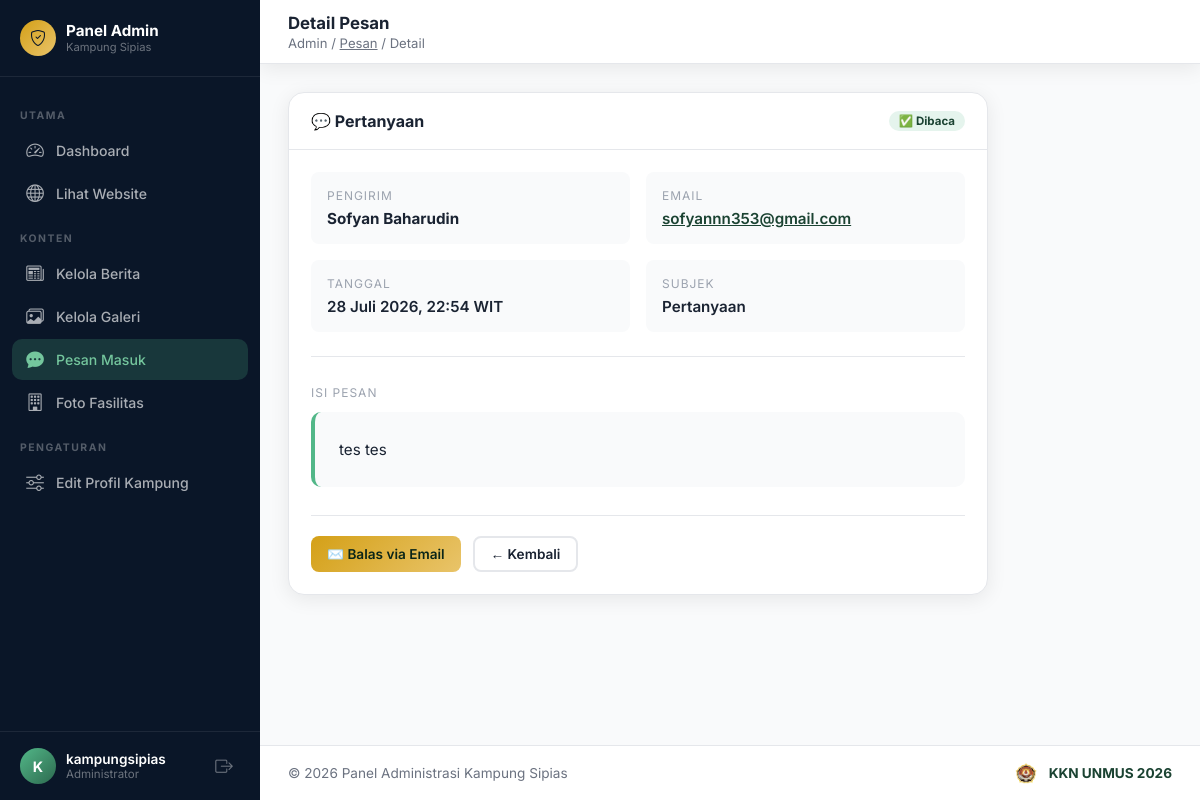
/admin-panel/pesan/1/ (signed in), run on the app's committed database.
### core/models.py (models this page shows, shortened)
class PesanKontak(models.Model):
    nama = models.CharField(max_length=100)
    email = models.EmailField()
    subjek = models.CharField(max_length=200)
    pesan = models.TextField()
    dibaca = models.BooleanField(default=False)
    tanggal = models.DateTimeField(auto_now_add=True)
    class Meta:
        ordering = ['-tanggal']
        verbose_name = 'Pesan Kontak'
        verbose_name_plural = 'Pesan Kontak'

### core/admin_views.py (the view)
# urls.py: path('pesan/<int:pk>/', admin_views.admin_pesan_detail, name='admin_pesan_detail'),
@login_required(login_url='/admin-panel/login/')
def admin_pesan_detail(request, pk):
    pesan = get_object_or_404(PesanKontak, pk=pk)
    pesan.dibaca = True
    pesan.save()
    return render(request, 'admin_panel/pesan_detail.html', {'pesan': pesan})

### core/context_processors.py (called while the page is built)
def profil_context(request):
    try:
        profil = ProfilKampung.objects.first()
    except Exception:
        profil = None
    return {
        'profil': profil
    }

### templates/admin_panel/pesan_detail.html (shortened to what this page needs)
{% extends 'admin_panel/base_admin.html' %}
{% block page_title %}Detail Pesan{% endblock %}
{% block breadcrumb %}Admin / <a href="{% url 'admin_panel:admin_pesan_list' %}" style="color:inherit;">Pesan</a> / Detail{% endblock %}
{% block content %}
<div style="max-width:700px;">
  <div class="card">
    <div class="card-header">
      <span class="card-title">💬 {{ pesan.subjek }}</span>
      <span class="badge badge-green">✅ Dibaca</span>
    </div>
    <div class="card-body">
      <div style="display:grid;grid-template-columns:1fr 1fr;gap:16px;margin-bottom:28px;padding-bottom:24px;border-bottom:1px solid var(--border);">
        <div style="padding:16px;background:#F9FAFB;border-radius:8px;">
          <p style="font-size:0.75rem;color:#9CA3AF;text-transform:uppercase;letter-spacing:1px;margin-bottom:6px;">Pengirim</p>
          <p style="font-size:0.95rem;font-weight:700;">{{ pesan.nama }}</p>
        </div>
        <div style="padding:16px;background:#F9FAFB;border-radius:8px;">
          <p style="font-size:0.75rem;color:#9CA3AF;text-transform:uppercase;letter-spacing:1px;margin-bottom:6px;">Email</p>
          <p style="font-size:0.95rem;"><a href="mailto:{{ pesan.email }}" style="color:#1B4332;font-weight:600;">{{ pesan.email }}</a></p>
        </div>
        <div style="padding:16px;background:#F9FAFB;border-radius:8px;">
          <p style="font-size:0.75rem;color:#9CA3AF;text-transform:uppercase;letter-spacing:1px;margin-bottom:6px;">Tanggal</p>
          <p style="font-size:0.95rem;font-weight:600;">{{ pesan.tanggal|date:"d F Y, H:i" }} WIT</p>
        </div>
        <div style="padding:16px;background:#F9FAFB;border-radius:8px;">
          <p style="font-size:0.75rem;color:#9CA3AF;text-transform:uppercase;letter-spacing:1px;margin-bottom:6px;">Subjek</p>
          <p style="font-size:0.95rem;font-weight:600;">{{ pesan.subjek }}</p>
        </div>
      </div>
      <div>
        <p style="font-size:0.75rem;color:#9CA3AF;text-transform:uppercase;letter-spacing:1px;margin-bottom:12px;">Isi Pesan</p>
        <div style="background:#F9FAFB;border-radius:10px;padding:24px;line-height:1.8;font-size:0.95rem;border-left:4px solid #52B788;">
          {{ pesan.pesan|linebreaks }}
        </div>
      </div>
      <div style="display:flex;gap:12px;margin-top:28px;padding-top:20px;border-top:1px solid var(--border);">
        <a href="mailto:{{ pesan.email }}?subject=Re: {{ pesan.subjek }}" class="btn btn-primary">✉️ Balas via Email</a>
        <a href="{% url 'admin_panel:admin_pesan_list' %}" class="btn btn-outline">← Kembali</a>
      </div>
    </div>
  </div>
</div>
{% endblock %}

### templates/admin_panel/base_admin.html (shortened to what this page needs)
<!DOCTYPE html>
<html lang="id">
<head>
  {% load static %}
  <link rel="stylesheet" href="https://cdn.jsdelivr.net/npm/bootstrap-icons@1.11.3/font/bootstrap-icons.min.css">
</head>
<body>
<aside class="sidebar" id="sidebar">
  <div class="sidebar-header">
    <div class="sidebar-logo">
      <div class="sidebar-logo-icon"><i class="bi bi-shield-check"></i></div>
      <div>
        <div class="sidebar-logo-text">Panel Admin</div>
        <div class="sidebar-logo-sub">Kampung Sipias</div>
      </div>
    </div>
  </div>
  <nav class="sidebar-nav">
    <div class="nav-section">Utama</div>
    <a href="{% url 'admin_panel:admin_dashboard' %}" class="nav-item {% if request.resolver_match.url_name == 'admin_dashboard' %}active{% endif %}">
      <span class="nav-icon"><i class="bi bi-speedometer2"></i></span> Dashboard
    </a>
    <a href="/" class="nav-item" target="_blank">
      <span class="nav-icon"><i class="bi bi-globe"></i></span> Lihat Website
    </a>
    <div class="nav-section">Konten</div>
    <a href="{% url 'admin_panel:admin_berita_list' %}" class="nav-item {% if 'berita' in request.resolver_match.url_name %}active{% endif %}">
      <span class="nav-icon"><i class="bi bi-newspaper"></i></span> Kelola Berita
    </a>
    <a href="{% url 'admin_panel:admin_galeri_list' %}" class="nav-item {% if 'galeri' in request.resolver_match.url_name %}active{% endif %}">
      <span class="nav-icon"><i class="bi bi-images"></i></span> Kelola Galeri
    </a>
    <a href="{% url 'admin_panel:admin_pesan_list' %}" class="nav-item {% if 'pesan' in request.resolver_match.url_name %}active{% endif %}">
      <span class="nav-icon"><i class="bi bi-chat-dots-fill"></i></span> Pesan Masuk
    </a>
    <a href="{% url 'admin_panel:admin_fasilitas_list' %}" class="nav-item {% if 'fasilitas' in request.resolver_match.url_name %}active{% endif %}">
      <span class="nav-icon"><i class="bi bi-building"></i></span> Foto Fasilitas
    </a>
    <div class="nav-section">Pengaturan</div>
    <a href="{% url 'admin_panel:admin_profil_edit' %}" class="nav-item {% if request.resolver_match.url_name == 'admin_profil_edit' %}active{% endif %}">
      <span class="nav-icon"><i class="bi bi-sliders"></i></span> Edit Profil Kampung
    </a>
  </nav>
  <div class="sidebar-footer">
    <div class="sidebar-user">
      <div class="sidebar-avatar">{{ request.user.username|first|upper }}</div>
      <div class="sidebar-user-info">
        <div class="sidebar-user-name">{{ request.user.username }}</div>
        <div class="sidebar-user-role">Administrator</div>
      </div>
      <a href="{% url 'admin_panel:admin_logout' %}" class="sidebar-logout" title="Logout">
        <i class="bi bi-box-arrow-right"></i>
      </a>
    </div>
  </div>
</aside>
<main class="main">
  <div class="topbar">
    <div class="topbar-left">
      <div>
        <div class="topbar-title">{% block page_title %}Dashboard{% endblock %}</div>
        <div class="topbar-breadcrumb">{% block breadcrumb %}Admin / Dashboard{% endblock %}</div>
      </div>
    </div>
  </div>
  <div class="page-content">
    {% block content %}{% endblock %}
  </div>
  <footer style="padding: 16px 28px; background: #FFFFFF; border-top: 1px solid var(--border); display: flex; align-items: center; justify-content: space-between; flex-wrap: wrap; gap: 12px; font-size: 0.85rem; color: var(--muted);">
    <span>© 2026 Panel Administrasi Kampung Sipias</span>
    <div style="display: inline-flex; align-items: center; gap: 8px; font-weight: 700; color: var(--primary);">
      <img src="{% static 'images/logo_unmus.png' %}?v=3" alt="Logo UNMUS" style="height: 22px; width: auto; object-fit: contain;">
      <span>KKN UNMUS 2026</span>
    </div>
  </footer>
</main>
</body>
</html>

### templates/admin_panel/base_admin.html (style rules this page uses)
*, *::before, *::after { box-sizing: border-box; margin: 0; padding: 0; }
:root { --primary: #1B4332; --primary-light: #2D6A4F; --secondary: #52B788; --accent: #D4A017; --accent-light: #E9C46A; --sidebar-w: 260px; --dark: #0A1628; --text: #1A2332; --muted: #6B7280; --border: #E5E7EB; --bg: #F9FAFB; --shadow: 0 4px 20px rgba(0,0,0,0.08); }
body { font-family: 'Inter', sans-serif; background: var(--bg); color: var(--text); display:flex; min-height:100vh; overflow-x: hidden; }
.sidebar { width: var(--sidebar-w); background: var(--dark); min-height: 100vh; position: fixed; top:0; left:0; display:flex; flex-direction:column; z-index: 1000; transition: transform 0.3s ease; }
.sidebar-header { padding: 20px; border-bottom: 1px solid rgba(255,255,255,0.08); display:flex; align-items:center; justify-content:space-between; }
.sidebar-logo { display:flex; align-items:center; gap:10px; }
.sidebar-logo-icon { width:36px; height:36px; border-radius:50%; background:linear-gradient(135deg,#D4A017,#E9C46A); display:flex; align-items:center; justify-content:center; font-size:1rem; font-weight:900; color:var(--dark); }
.sidebar-logo-text { font-size:0.95rem; font-weight:700; color:#fff; line-height:1.2; }
.sidebar-logo-sub { font-size:0.7rem; color:rgba(255,255,255,0.4); }
.sidebar-nav { flex:1; padding: 16px 12px; overflow-y:auto; }
.nav-section { font-size:0.65rem; font-weight:700; text-transform:uppercase; letter-spacing:1.5px; color:rgba(255,255,255,0.3); padding: 16px 8px 8px; }
.nav-item { display:flex; align-items:center; gap:10px; padding:10px 12px; border-radius:10px; color:rgba(255,255,255,0.65); font-size:0.88rem; font-weight:500; cursor:pointer; transition:all 0.2s; text-decoration:none; margin-bottom:2px; }
.nav-item:hover, .nav-item.active { background:rgba(255,255,255,0.08); color:#fff; }
.nav-item.active { background:rgba(82,183,136,0.2); color:#74C69D; }
.nav-icon { font-size:1.1rem; width:22px; text-align:center; }
.sidebar-footer { padding:16px 20px; border-top:1px solid rgba(255,255,255,0.08); }
.sidebar-user { display:flex; align-items:center; gap:10px; }
.sidebar-avatar { width:36px; height:36px; border-radius:50%; background:linear-gradient(135deg,#52B788,#2D6A4F); display:flex; align-items:center; justify-content:center; color:#fff; font-weight:700; font-size:0.9rem; }
.sidebar-user-info { flex:1; }
.sidebar-user-name { font-size:0.85rem; font-weight:600; color:#fff; }
.sidebar-user-role { font-size:0.72rem; color:rgba(255,255,255,0.4); }
.sidebar-logout { color:rgba(255,255,255,0.4); font-size:1.1rem; text-decoration:none; transition:color 0.2s; display:flex; align-items:center; justify-content:center; width:32px; height:32px; border-radius:6px; }
.main { margin-left: var(--sidebar-w); flex:1; display:flex; flex-direction:column; min-height:100vh; width: calc(100% - var(--sidebar-w)); transition: margin 0.3s ease, width 0.3s ease; }
.topbar { background:#fff; border-bottom:1px solid var(--border); padding:0 28px; height:64px; display:flex; align-items:center; justify-content:space-between; position:sticky; top:0; z-index:50; box-shadow:var(--shadow); }
.topbar-left { display:flex; align-items:center; gap:12px; }
.topbar-title { font-size:1.05rem; font-weight:700; color:var(--text); }
.topbar-breadcrumb { font-size:0.82rem; color:var(--muted); margin-top:2px; }
.page-content { padding:28px; flex:1; }
.card { background:#fff; border-radius:16px; border:1px solid var(--border); box-shadow:var(--shadow); min-width: 0; overflow: hidden; }
.card-header { padding:18px 22px; border-bottom:1px solid var(--border); display:flex; align-items:center; justify-content:space-between; }
.card-title { font-size:1rem; font-weight:700; color:var(--text); display:flex; align-items:center; gap:8px; }
.card-body { padding:22px; }
.badge { display:inline-flex; align-items:center; padding:3px 10px; border-radius:100px; font-size:0.72rem; font-weight:700; }
.badge-green { background:rgba(82,183,136,0.15); color:#1B4332; }
.btn { display:inline-flex; align-items:center; gap:6px; padding:8px 16px; border-radius:8px; font-size:0.85rem; font-weight:600; cursor:pointer; border:none; text-decoration:none; transition:all 0.2s; }
.btn-primary { background:linear-gradient(135deg,#D4A017,#E9C46A); color:#0A2518; }
.btn-outline { background:transparent; border:2px solid var(--border); color:var(--text); }

### data on the page
PesanKontak: subjek "Pertanyaan", nama "Sofyan Baharudin", email "sofyannn353@gmail.com", tanggal "28 Juli 2026, 22:54", pesan "tes tes"

### other printed values
{{ request.user.username|first|upper }} "K"
{{ request.user.username }} "kampungsipias"
